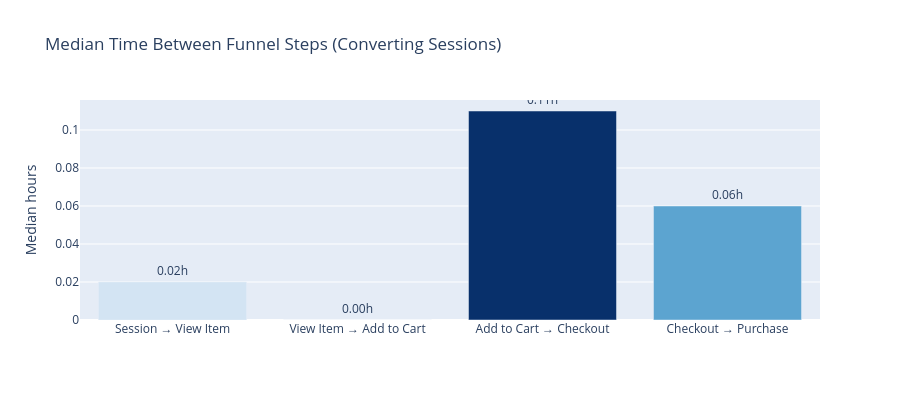

Notebook code cell kept with this figure:
### Code cell
# ── Section 6b: Time-to-convert bar chart ─────────────────────────────────
# Reshape median hour columns into a simple table for Plotly.
ttc_steps = pd.DataFrame({
    "transition": [
        "Session → View Item",
        "View Item → Add to Cart",
        "Add to Cart → Checkout",
        "Checkout → Purchase",
    ],
    "median_hours": [
        float(ttc_df["p50_session_to_view_hrs"].iloc[0]),
        float(ttc_df["p50_view_to_cart_hrs"].iloc[0]),
        float(ttc_df["p50_cart_to_checkout_hrs"].iloc[0]),
        float(ttc_df["p50_checkout_to_purchase_hrs"].iloc[0]),
    ],
})

fig_ttc = px.bar(
    ttc_steps, x="transition", y="median_hours",
    title="Median Time Between Funnel Steps (Converting Sessions)",
    labels={"median_hours": "Median hours", "transition": ""},
    color="median_hours",
    color_continuous_scale="Blues",
    text="median_hours",
)
fig_ttc.update_traces(texttemplate="%{text:.2f}h", textposition="outside")
fig_ttc.update_layout(height=400, showlegend=False, coloraxis_showscale=False)
fig_ttc.show()

### Figure 1 — Plotly figure (JSON) as saved in the notebook; plotly's stock layout.template omitted (floating-point values rounded to 4 significant figures)
{"data": [{"alignmentgroup": "True", "hovertemplate": "=%{x}<br>Median hours=%{marker.color}<extra></extra>", "legendgroup": "", "marker": {"color": [0.02, 0, 0.11, 0.06], "coloraxis": "coloraxis", "pattern": {"shape": ""}}, "name": "", "offsetgroup": "", "orientation": "v", "showlegend": false, "text": [0.02, 0, 0.11, 0.06], "textposition": "outside", "texttemplate": "%{text:.2f}h", "type": "bar", "x": ["Session → View Item", "View Item → Add to Cart", "Add to Cart → Checkout", "Checkout → Purchase"], "xaxis": "x", "y": [0.02, 0, 0.11, 0.06], "yaxis": "y"}], "layout": {"barmode": "relative", "coloraxis": {"colorbar": {"title": {"text": "Median hours"}}, "colorscale": [[0, "rgb(247,251,255)"], [0.125, "rgb(222,235,247)"], [0.25, "rgb(198,219,239)"], [0.375, "rgb(158,202,225)"], [0.5, "rgb(107,174,214)"], [0.625, "rgb(66,146,198)"], [0.75, "rgb(33,113,181)"], [0.875, "rgb(8,81,156)"], [1, "rgb(8,48,107)"]], "showscale": false}, "height": 400, "legend": {"tracegroupgap": 0}, "showlegend": false, "title": {"text": "Median Time Between Funnel Steps (Converting Sessions)"}, "xaxis": {"anchor": "y", "domain": [0, 1], "title": {"text": ""}}, "yaxis": {"anchor": "x", "domain": [0, 1], "title": {"text": "Median hours"}}}}
